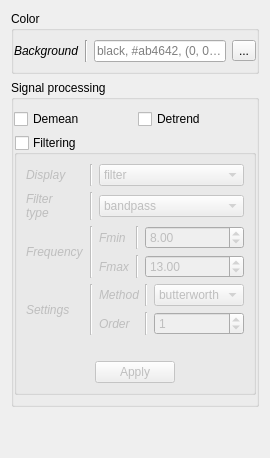
             <widget class="QWidget" name="tab_2">
              <attribute name="title">
               <string>Settings</string>
              </attribute>
              <layout class="QVBoxLayout" name="verticalLayout_9">
               <item>
                <widget class="QGroupBox" name="groupBox_6">
                 <property name="title">
                  <string>Color</string>
                 </property>
                 <layout class="QGridLayout" name="gridLayout_17">
                  <property name="leftMargin">
                   <number>0</number>
                  </property>
                  <property name="rightMargin">
                   <number>0</number>
                  </property>
                  <item row="0" column="1">
                   <widget class="Line" name="line_20">
                    <property name="orientation">
                     <enum>Qt::Vertical</enum>
                    </property>
                   </widget>
                  </item>
                  <item row="0" column="0">
                   <widget class="QLabel" name="label_28">
                    <property name="font">
                     <font>
                      <italic>true</italic>
                     </font>
                    </property>
                    <property name="text">
                     <string>Background</string>
                    </property>
                   </widget>
                  </item>
                  <item row="0" column="2">
                   <widget class="QLineEdit" name="_set_bgcolor">
                    <property name="placeholderText">
                     <string>black, #ab4642, (0, 0, 0)...</string>
                    </property>
                   </widget>
                  </item>
                  <item row="0" column="3">
                   <widget class="QToolButton" name="_set_bgd_picker">
                    <property name="text">
                     <string>...</string>
                    </property>
                   </widget>
                  </item>
                 </layout>
                </widget>
               </item>
               <item>
                <widget class="QGroupBox" name="groupBox_2">
                 <property name="title">
                  <string>Signal processing</string>
                 </property>
                 <layout class="QVBoxLayout" name="verticalLayout_11">
                  <property name="leftMargin">
                   <number>0</number>
                  </property>
                  <property name="rightMargin">
                   <number>0</number>
                  </property>
                  <item>
                   <layout class="QHBoxLayout" name="horizontalLayout">
                    <property name="topMargin">
                     <number>0</number>
                    </property>
                    <item>
                     <widget class="QCheckBox" name="_sig_demean">
                      <property name="text">
                       <string>Demean</string>
                      </property>
                     </widget>
                    </item>
                    <item>
                     <widget class="QCheckBox" name="_sig_detrend">
                      <property name="text">
                       <string>Detrend</string>
                      </property>
                     </widget>
                    </item>
                   </layout>
                  </item>
                  <item>
                   <widget class="QGroupBox" name="_sig_filt">
                    <property name="title">
                     <string>Filtering</string>
                    </property>
                    <property name="checkable">
                     <bool>true</bool>
                    </property>
                    <property name="checked">
                     <bool>false</bool>
                    </property>
                    <layout class="QGridLayout" name="gridLayout_4">
                     <item row="0" column="2">
                      <widget class="QComboBox" name="_sig_disp">
                       <item>
                        <property name="text">
                         <string>filter</string>
                        </property>
                       </item>
                       <item>
                        <property name="text">
                         <string>amplitude</string>
                        </property>
                       </item>
                       <item>
                        <property name="text">
                         <string>power</string>
                        </property>
                       </item>
                       <item>
                        <property name="text">
                         <string>phase</string>
                        </property>
                       </item>
                      </widget>
                     </item>
                     <item row="3" column="0">
                      <widget class="QLabel" name="label_42">
                       <property name="font">
                        <font>
                         <italic>true</italic>
                        </font>
                       </property>
                       <property name="text">
                        <string>Settings</string>
                       </property>
                      </widget>
                     </item>
                     <item row="2" column="2">
                      <layout class="QGridLayout" name="gridLayout_10">
                       <item row="1" column="1">
                        <widget class="Line" name="line_37">
                         <property name="orientation">
                          <enum>Qt::Vertical</enum>
                         </property>
                        </widget>
                       </item>
                       <item row="0" column="0">
                        <widget class="QLabel" name="label_10">
                         <property name="font">
                          <font>
                           <italic>true</italic>
                          </font>
                         </property>
                         <property name="text">
                          <string>Fmin</string>
                         </property>
                        </widget>
                       </item>
                       <item row="0" column="2">
                        <widget class="QDoubleSpinBox" name="_sig_fmin">
                         <property name="minimum">
                          <double>0.010000000000000</double>
                         </property>
                         <property name="maximum">
                          <double>10000.000000000000000</double>
                         </property>
                         <property name="value">
                          <double>8.000000000000000</double>
                         </property>
                        </widget>
                       </item>
                       <item row="1" column="2">
                        <widget class="QDoubleSpinBox" name="_sig_fmax">
                         <property name="minimum">
                          <double>0.010000000000000</double>
                         </property>
                         <property name="maximum">
                          <double>10000.000000000000000</double>
                         </property>
                         <property name="value">
                          <double>13.000000000000000</double>
                         </property>
                        </widget>
                       </item>
                       <item row="0" column="1">
                        <widget class="Line" name="line_13">
                         <property name="orientation">
                          <enum>Qt::Vertical</enum>
                         </property>
                        </widget>
                       </item>
                       <item row="1" column="0">
                        <widget class="QLabel" name="label_11">
                         <property name="font">
                          <font>
                           <italic>true</italic>
                          </font>
                         </property>
                         <property name="text">
                          <string>Fmax</string>
                         </property>
                        </widget>
                       </item>
                       <item row="2" column="2">
                        <spacer name="horizontalSpacer_22">
                         <property name="orientation">
                          <enum>Qt::Horizontal</enum>
                         </property>
                         <property name="sizeHint" stdset="0">
                          <size>
                           <width>40</width>
                           <height>0</height>
                          </size>
                         </property>
                        </spacer>
                       </item>
                      </layout>
                     </item>
                     <item row="2" column="1">
                      <widget class="Line" name="line_11">
                       <property name="orientation">
                        <enum>Qt::Vertical</enum>
                       </property>
                      </widget>
                     </item>
                     <item row="1" column="1">
                      <widget class="Line" name="line_7">
                       <property name="orientation">
                        <enum>Qt::Vertical</enum>
                       </property>
                      </widget>
                     </item>
                     <item row="2" column="0">
                      <widget class="QLabel" name="label_8">
                       <property name="font">
                        <font>
                         <italic>true</italic>
                        </font>
                       </property>
                       <property name="text">
                        <string>Frequency</string>
                       </property>
                      </widget>
                     </item>
                     <item row="1" column="2">
                      <widget class="QComboBox" name="_sig_filter">
                       <item>
                        <property name="text">
                         <string>bandpass</string>
                        </property>
                       </item>
                       <item>
                        <property name="text">
                         <string>bandstop</string>
                        </property>
                       </item>
                       <item>
                        <property name="text">
                         <string>lowpass</string>
                        </property>
                       </item>
                       <item>
                        <property name="text">
                         <string>highpass</string>
                        </property>
                       </item>
                      </widget>
                     </item>
                     <item row="0" column="0">
                      <widget class="QLabel" name="label_5">
                       <property name="font">
                        <font>
                         <italic>true</italic>
                        </font>
                       </property>
                       <property name="text">
                        <string>Display</string>
                       </property>
                      </widget>
                     </item>
                     <item row="3" column="1">
                      <widget class="Line" name="line_43">
                       <property name="orientation">
                        <enum>Qt::Vertical</enum>
                       </property>
                      </widget>
                     </item>
                     <item row="0" column="1">
                      <widget class="Line" name="line_5">
                       <property name="orientation">
                        <enum>Qt::Vertical</enum>
                       </property>
                      </widget>
                     </item>
                     <item row="1" column="0">
                      <widget class="QLabel" name="label_7">
                       <property name="font">
                        <font>
                         <italic>true</italic>
                        </font>
                       </property>
                       <property name="text">
                        <string>Filter
type</string>
                       </property>
                      </widget>
                     </item>
                     <item row="3" column="2">
                      <layout class="QGridLayout" name="gridLayout_25">
                       <item row="1" column="1">
                        <widget class="Line" name="line_50">
                         <property name="orientation">
                          <enum>Qt::Vertical</enum>
                         </property>
                        </widget>
                       </item>
                       <item row="1" column="2">
                        <widget class="QSpinBox" name="_sig_order">
                         <property name="value">
                          <number>1</number>
                         </property>
                        </widget>
                       </item>
                       <item row="1" column="0">
                        <widget class="QLabel" name="label_49">
                         <property name="font">
                          <font>
                           <italic>true</italic>
                          </font>
                         </property>
                         <property name="text">
                          <string>Order</string>
                         </property>
                        </widget>
                       </item>
                       <item row="0" column="2">
                        <widget class="QComboBox" name="_sig_meth">
                         <item>
                          <property name="text">
                           <string>butterworth</string>
                          </property>
                         </item>
                         <item>
                          <property name="text">
                           <string>bessel</string>
                          </property>
                         </item>
                        </widget>
                       </item>
                       <item row="0" column="1">
                        <widget class="Line" name="line_51">
                         <property name="orientation">
                          <enum>Qt::Vertical</enum>
                         </property>
                        </widget>
                       </item>
                       <item row="0" column="0">
                        <widget class="QLabel" name="label_57">
                         <property name="font">
                          <font>
                           <italic>true</italic>
                          </font>
                         </property>
                         <property name="text">
                          <string>Method</string>
                         </property>
                        </widget>
                       </item>
                       <item row="2" column="2">
                        <spacer name="horizontalSpacer_27">
                         <property name="orientation">
                          <enum>Qt::Horizontal</enum>
                         </property>
                         <property name="sizeHint" stdset="0">
                          <size>
                           <width>40</width>
                           <height>0</height>
                          </size>
                         </property>
                        </spacer>
                       </item>
                      </layout>
                     </item>
                     <item row="4" column="2">
                      <spacer name="horizontalSpacer_2">
                       <property name="orientation">
                        <enum>Qt::Horizontal</enum>
                       </property>
                       <property name="sizeHint" stdset="0">
                        <size>
                         <width>40</width>
                         <height>20</height>
                        </size>
                       </property>
                      </spacer>
                     </item>
                     <item row="5" column="0" colspan="3">
                      <layout class="QHBoxLayout" name="horizontalLayout_4">
                       <property name="topMargin">
                        <number>0</number>
                       </property>
                       <item>
                        <spacer name="horizontalSpacer_3">
                         <property name="orientation">
                          <enum>Qt::Horizontal</enum>
                         </property>
                         <property name="sizeHint" stdset="0">
                          <size>
                           <width>40</width>
                           <height>20</height>
                          </size>
                         </property>
                        </spacer>
                       </item>
                       <item>
                        <widget class="QPushButton" name="_sig_filt_apply">
                         <property name="text">
                          <string>Apply</string>
                         </property>
                        </widget>
                       </item>
                       <item>
                        <spacer name="horizontalSpacer_6">
                         <property name="orientation">
                          <enum>Qt::Horizontal</enum>
                         </property>
                         <property name="sizeHint" stdset="0">
                          <size>
                           <width>40</width>
                           <height>20</height>
                          </size>
                         </property>
                        </spacer>
                       </item>
                      </layout>
                     </item>
                    </layout>
                   </widget>
                  </item>
                 </layout>
                </widget>
               </item>
               <item>
                <spacer name="verticalSpacer">
                 <property name="orientation">
                  <enum>Qt::Vertical</enum>
                 </property>
                 <property name="sizeHint" stdset="0">
                  <size>
                   <width>20</width>
                   <height>40</height>
                  </size>
                 </property>
                </spacer>
               </item>
              </layout>
             </widget>
